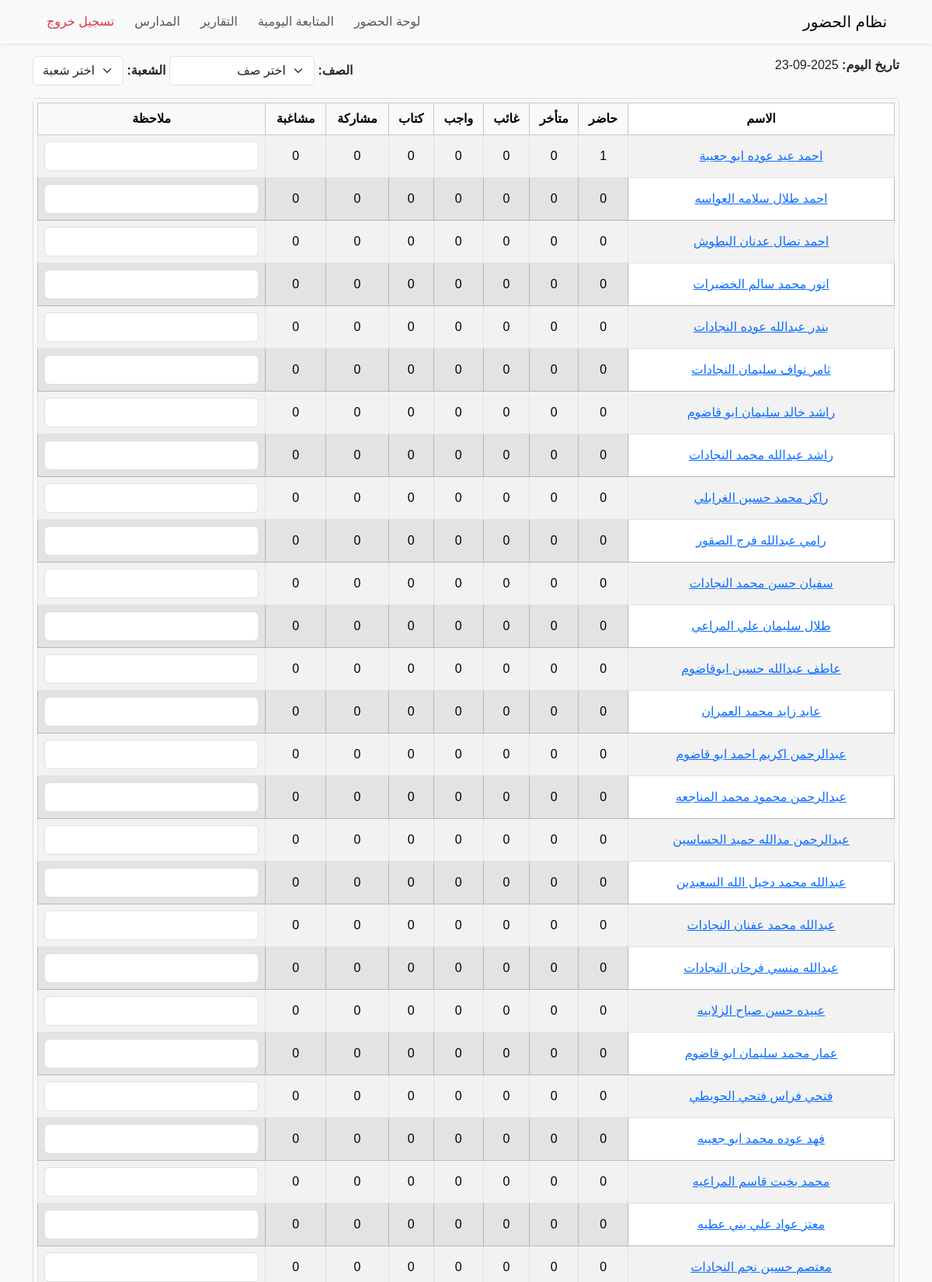
The app's page /reports (signed in, upper part) with its own data.
### tables this page shows
CREATE TABLE students (
    id INTEGER PRIMARY KEY AUTOINCREMENT,
    student_name TEXT NOT NULL,
    username TEXT,
    password TEXT
, class_name TEXT, section TEXT, school_id INTEGER REFERENCES schools(id), class_id INTEGER REFERENCES teacher_classes(id));

### reports.py (the view)
@login_required
def reports_page():
    school_id = session.get("school_id")
    teacher_id = session.get("user", {}).get("id") if session.get("role") == "teacher" else None
    if not school_id:
        return redirect(url_for("dashboard"))
    conn = get_db_connection()
    today = date.today().isoformat()
    students = conn.execute('''
        SELECT s.id, s.student_name, s.class_name, s.section,
               SUM(CASE WHEN a.status='present' THEN 1 ELSE 0 END) AS present_count,
               SUM(CASE WHEN a.status='late' THEN 1 ELSE 0 END) AS late_count,
               SUM(CASE WHEN a.status='absent' THEN 1 ELSE 0 END) AS absent_count,
               SUM(CASE WHEN t.teacher_id=? THEN t.homework ELSE 0 END) AS homework,
               SUM(CASE WHEN t.teacher_id=? THEN t.book ELSE 0 END) AS book,
               SUM(CASE WHEN t.teacher_id=? THEN t.participation ELSE 0 END) AS participation,
               SUM(CASE WHEN t.teacher_id=? THEN t.misbehavior ELSE 0 END) AS misbehavior,
               SUM(CASE WHEN t.teacher_id=? THEN t.note ELSE 0 END) AS note
        FROM students s
        LEFT JOIN attendance a ON s.id = a.student_id AND (? IS NULL OR a.teacher_id=?)
        LEFT JOIN student_tracking t ON s.id = t.student_id AND t.date=? AND (? IS NULL OR t.teacher_id=?)
        WHERE s.school_id=?
        GROUP BY s.id
    ''', (teacher_id, teacher_id, teacher_id, teacher_id, teacher_id, teacher_id, teacher_id, today, teacher_id, teacher_id, school_id)).fetchall()
    classes = [row['class_name'] for row in conn.execute(
        "SELECT DISTINCT class_name FROM students WHERE school_id=?",
        (school_id,)
    ).fetchall()]
    sections = [row['section'] for row in conn.execute(
        "SELECT DISTINCT section FROM students WHERE school_id=?",
        (school_id,)
    ).fetchall()]
    conn.close()
    return render_template('reports.html', students=students, today=today, classes=classes, sections=sections)

### auth.py (called while the page is built)
def login_required(f):
    @wraps(f)
    def decorated_function(*args, **kwargs):
        if 'user' not in session:
            return redirect(url_for('login'))
        return f(*args, **kwargs)
    return decorated_function

### db.py (called while the page is built)
def get_db_connection():
    conn = sqlite3.connect(DB_NAME)
    conn.row_factory = sqlite3.Row
    return conn

### templates/reports.html (shortened to what this page needs)
{% include 'partials/header.html' %}
{% include 'partials/navbar.html' %}
<div class="container my-3">
    <div class="d-flex justify-content-between mb-3">
        <div><strong>تاريخ اليوم:</strong> {{ today }}</div>
        <div>
            <strong>الصف:</strong>
            <select id="classSelect" class="form-select d-inline-block w-auto">
                <option value="all">اختر صف</option>
            </select>
            <strong>الشعبة:</strong>
            <select id="sectionSelect" class="form-select d-inline-block w-auto">
                <option value="all">اختر شعبة</option>
            </select>
        </div>
    </div>
    <div class="table-responsive">
        <table class="table table-bordered table-striped text-center" id="reportsTable">
            <thead class="table-light sticky-top">
                <tr>
                    <th>الاسم</th>
                    <th>حاضر</th>
                    <th>متأخر</th>
                    <th>غائب</th>
                    <th>واجب</th>
                    <th>كتاب</th>
                    <th>مشاركة</th>
                    <th>مشاغبة</th>
                    <th>ملاحظة</th>
                </tr>
            </thead>
            <tbody>
                {% for student in students %}
                <tr data-class="{{ student.class_name }}" data-section="{{ student.section }}" class="{% if loop.index0 % 2 == 0 %}table-white{% else %}table-secondary{% endif %}">
                    <td>
                        <a href="{{ url_for('student_detail', student_id=student.id) }}">
                            {{ student.student_name }}
                        </a>
                    </td>
                    <td class="clickable" data-student="{{ student.id }}" data-status="present">{{ student.present_count or 0 }}</td>
                    <td class="clickable" data-student="{{ student.id }}" data-status="late">{{ student.late_count or 0 }}</td>
                    <td class="clickable" data-student="{{ student.id }}" data-status="absent">{{ student.absent_count or 0 }}</td>
                    <td class="clickable" data-student="{{ student.id }}" data-field="homework">{{ student.homework or 0 }}</td>
                    <td class="clickable" data-student="{{ student.id }}" data-field="book">{{ student.book or 0 }}</td>
                    <td class="clickable" data-student="{{ student.id }}" data-field="participation">{{ student.participation or 0 }}</td>
                    <td class="clickable" data-student="{{ student.id }}" data-field="misbehavior">{{ student.misbehavior or 0 }}</td>
                    <td>
                        <input type="text" class="note-input form-control {% if student.note %}has-note{% endif %}"
                               value="{{ student.note or '' }}"
                               data-student="{{ student.id }}">
                    </td>
                </tr>
                {% endfor %}
            </tbody>
        </table>
    </div>
</div>
{% include 'partials/footer.html' %}

### static/css/style.css (style rules this page uses)
html, body { height: 100%; margin: 0; padding: 0; }
body { font-family: 'Tajawal', sans-serif; background-color: #f9f9f9; direction: rtl; text-align: right; display: flex; flex-direction: column; min-height: 100vh; }
table { width: 100%; border-collapse: collapse; direction: rtl; }
th, td { text-align: center; padding: 10px; vertical-align: middle; }
th { background-color: #f8f9fa; }

### templates/partials/header.html (style rules this page uses)
.table-responsive { overflow-x: auto; border: 1px solid #ddd; border-radius: 5px; padding: 5px; }
#reportsTable { min-width: 1000px; table-layout: auto; }
#reportsTable tbody tr { height: auto; }
#reportsTable th:first-child, #reportsTable td:first-child { position: sticky; left: 0; background-color: #fff; z-index: 2; }
#reportsTable thead th { background-color: #f8f9fa; position: sticky; top: 0; z-index: 4; }

### records on screen
students: student_name "احمد عيد عوده ابو جعيبة", present_count "1", late_count "0", absent_count "0", homework "0", book "0", participation "0", misbehavior "0"
students: student_name "احمد طلال سلامه العواسه", present_count "0", late_count "0", absent_count "0", homework "0", book "0", participation "0", misbehavior "0"
students: student_name "احمد نضال عدنان البطوش", present_count "0", late_count "0", absent_count "0", homework "0", book "0", participation "0", misbehavior "0"
students: student_name "انور محمد سالم الخضيرات", present_count "0", late_count "0", absent_count "0", homework "0", book "0", participation "0", misbehavior "0"
students: student_name "بندر عبدالله عوده النجادات", present_count "0", late_count "0", absent_count "0", homework "0", book "0", participation "0", misbehavior "0"
students: student_name "ثامر نواف سليمان النجادات", present_count "0", late_count "0", absent_count "0", homework "0", book "0", participation "0", misbehavior "0"
students: student_name "راشد خالد سليمان ابو قاضوم", present_count "0", late_count "0", absent_count "0", homework "0", book "0", participation "0", misbehavior "0"
students: student_name "راشد عبدالله محمد النجادات", present_count "0", late_count "0", absent_count "0", homework "0", book "0", participation "0", misbehavior "0"
students: student_name "راكز محمد حسين الغرابلي", present_count "0", late_count "0", absent_count "0", homework "0", book "0", participation "0", misbehavior "0"
students: student_name "رامي عبدالله فرج الصقور", present_count "0", late_count "0", absent_count "0", homework "0", book "0", participation "0", misbehavior "0"
students: student_name "سفيان حسن محمد النجادات", present_count "0", late_count "0", absent_count "0", homework "0", book "0", participation "0", misbehavior "0"
students: student_name "طلال سليمان علي المراعي", present_count "0", late_count "0", absent_count "0", homework "0", book "0", participation "0", misbehavior "0"
students: student_name "عاطف عبدالله حسين ابوقاضوم", present_count "0", late_count "0", absent_count "0", homework "0", book "0", participation "0", misbehavior "0"
students: student_name "عايد زايد محمد العمران", present_count "0", late_count "0", absent_count "0", homework "0", book "0", participation "0", misbehavior "0"
students: student_name "عبدالرحمن اكريم احمد ابو قاضوم", present_count "0", late_count "0", absent_count "0", homework "0", book "0", participation "0", misbehavior "0"
students: student_name "عبدالرحمن محمود محمد المناجعه", present_count "0", late_count "0", absent_count "0", homework "0", book "0", participation "0", misbehavior "0"
students: student_name "عبدالرحمن مدالله حميد الحساسين", present_count "0", late_count "0", absent_count "0", homework "0", book "0", participation "0", misbehavior "0"
students: student_name "عبدالله محمد دخيل الله السعيدين", present_count "0", late_count "0", absent_count "0", homework "0", book "0", participation "0", misbehavior "0"
students: student_name "عبدالله محمد عفنان النجادات", present_count "0", late_count "0", absent_count "0", homework "0", book "0", participation "0", misbehavior "0"
students: student_name "عبدالله منسي فرحان النجادات", present_count "0", late_count "0", absent_count "0", homework "0", book "0", participation "0", misbehavior "0"
students: student_name "عبيده حسن صباح الزلابيه", present_count "0", late_count "0", absent_count "0", homework "0", book "0", participation "0", misbehavior "0"
students: student_name "عمار محمد سليمان ابو قاضوم", present_count "0", late_count "0", absent_count "0", homework "0", book "0", participation "0", misbehavior "0"
students: student_name "فتحي فراس فتحي الحويطي", present_count "0", late_count "0", absent_count "0", homework "0", book "0", participation "0", misbehavior "0"
students: student_name "فهد عوده محمد ابو جعيبه", present_count "0", late_count "0", absent_count "0", homework "0", book "0", participation "0", misbehavior "0"
students: student_name "محمد بخيت قاسم المراعيه", present_count "0", late_count "0", absent_count "0", homework "0", book "0", participation "0", misbehavior "0"
students: student_name "معتز عواد علي بني عطيه", present_count "0", late_count "0", absent_count "0", homework "0", book "0", participation "0", misbehavior "0"
students: student_name "معتصم حسين نجم النجادات", present_count "0", late_count "0", absent_count "0", homework "0", book "0", participation "0", misbehavior "0"
